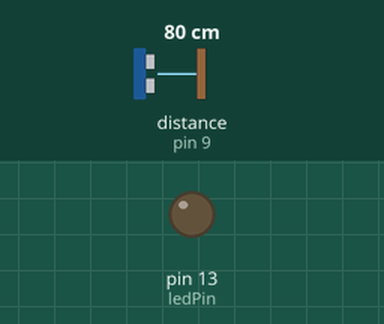
Simulated run of this sketch. Board: Arduino Uno, built with avr-gcc and run on an emulated ATmega328P. On the bench: output pins drawn as LEDs (lit = HIGH). Wiring (inferred from the names in the program): ultrasonic range finder: trigger pin 7; echo pin 9. The inputs (shaded band) are chosen by the test bench; at power-on: distance to the obstacle (sensor on pin 9) 80 cm. The echo pulse lasts 58.3 µs per cm; pins used as bus, display or sensor lines are not drawn.

Above: at 0.1 s.
At 1.1 s:
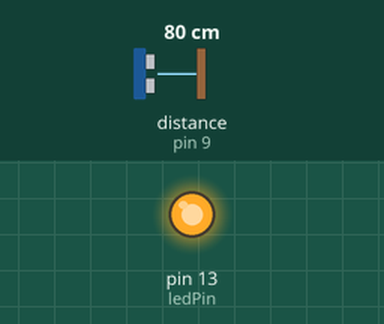
Timing chart, 0 to 2.6 s (numbered marks = the images above):
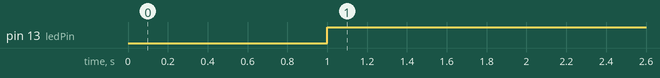

Measured:
- by itself, pin 13 (ledPin): LOW → HIGH at 1.0 s

The sketch:

sensor.ino
```cpp
#define ledPin 13
#define trigPin 7
#define EchoPin 9

void setup() {
  pinMode (ledPin, OUTPUT);
  pinMode(trigPin, OUTPUT);
  pinMode(EchoPin,OUTPUT);
  int value;
int Time;
}

void loop() {
  digitalWrite(trigPin, LOW);
  delayMicroseconds(2);
int value;
int Time;

  digitalWrite(trigPin, HIGH);
  delayMicroseconds(10);
  digitalWrite(trigPin, LOW);

  Time = pulseIn(EchoPin, HIGH);
  value= Time*0.034/2;


  if (value <=1){
    digitalWrite(ledPin,HIGH);
  }
  else{
    digitalWrite(ledPin,LOW);
  }


}
```
